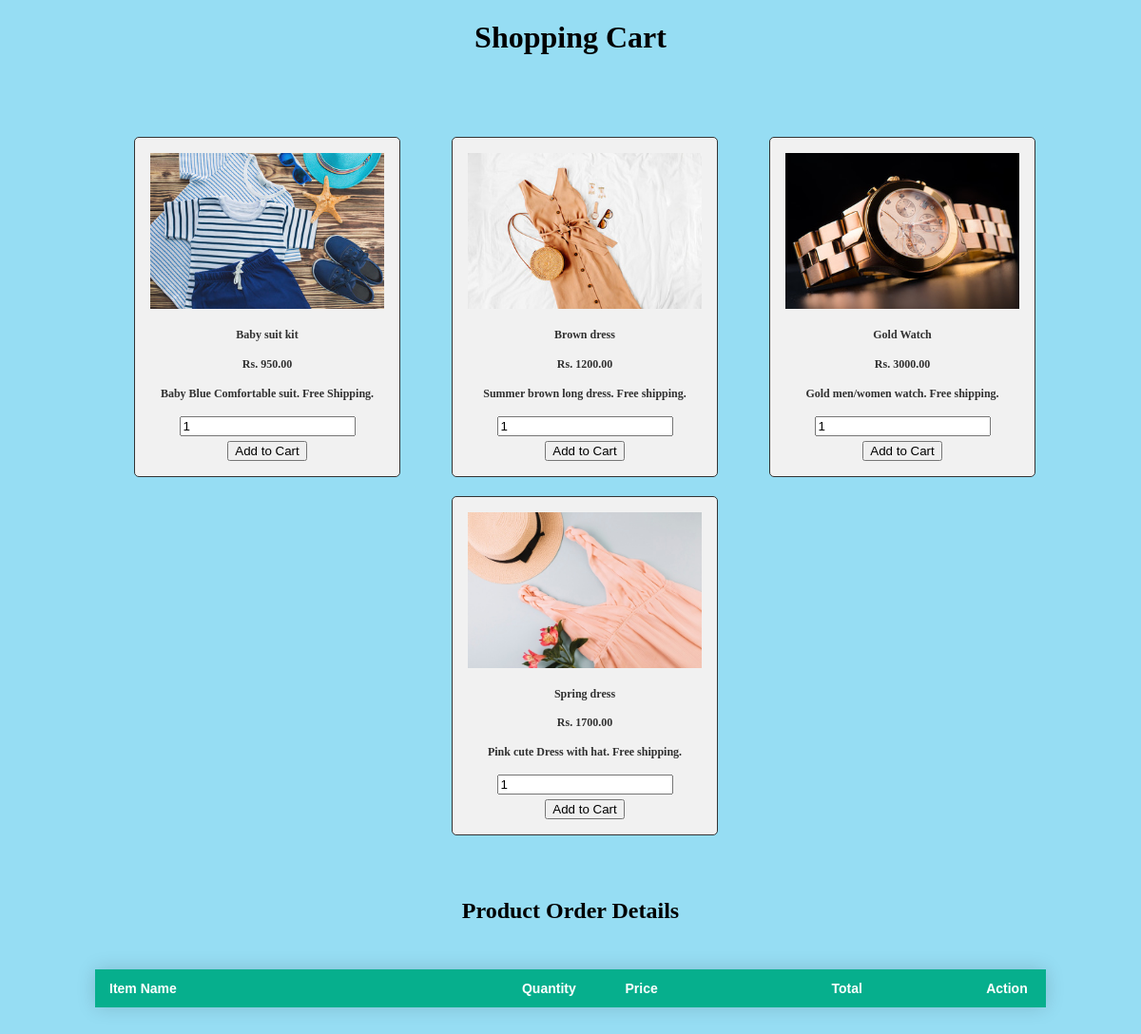
The app's page /cart.php with its own data.
### tables this page shows
CREATE TABLE IF NOT EXISTS `product` (
  `id` int(11) NOT NULL AUTO_INCREMENT,
  `name` varchar(255) NOT NULL,
  `image` varchar(255) NOT NULL,
  `price` double(10,2) NOT NULL,
  `description` text NOT NULL,
  PRIMARY KEY (`id`)
);

### cart.php (the view, shortened to what this page needs)
<?php
$connection = mysqli_connect("localhost", "root", "", "fashion");
?>
<!DOCTYPE html>
<html>
	<head>
        <link href="style.css" rel="stylesheet">
	</head>
	<body style = "background-color:#96ddf3">
			<h1 align="center">Shopping Cart</a></h1><br />
			<br /><br />
            <div class="container ">
            <?php
				$query = "SELECT * FROM product ORDER BY id ASC";
				$result = mysqli_query($connection, $query);
				if(mysqli_num_rows($result) > 0)
				{
					while($row = mysqli_fetch_array($result))
					{
                ?>
                <div class="medew" style = "background-color:#96ddf3">
                    <form method="post" action="cart.php?action=add&id=<?php echo $row["id"]; ?>">
                        <div style="border:1px solid #333; background-color:#f1f1f1; border-radius:5px; padding:16px;" align="center">
                            <img src="images/<?php echo $row["image"]; ?>" class="product-img" /><br />
                            <h4 class="text-name"><?php echo $row["name"]; ?></h4>
                            <h4 class="text-price">Rs. <?php echo $row["price"]; ?></h4>
                            <h4 class="text-description"><?php echo $row["description"]; ?></h4>
                            <input type="text" name="quantity" value="1" class="form-control" />
                            <input type="submit" name="add_to_cart" style="margin-top:5px;" class="btn btn-success" value="Add to Cart" />
                        </div>
                    </form>
                </div>
			<?php
					}
				}
            ?>
            </div>
			<br>
			<br />
			<div class="cart-table2">
            <h2 align="center">Product Order Details</h2>
            <br>
				<table class="cart-table">
                <thead>
					<tr>
						<th width="40%">Item Name</th>
						<th width="10%">Quantity</th>
						<th width="20%">Price</th>
						<th width="15%">Total</th>
						<th width="5%">Action</th>
                    </tr>
                </thead>
				</table>
			</div>
	<br />
	</body>
</html>

### style.css (style rules this page uses)
body { margin: 0; padding: 0; width: 100%; height: 100%; background: #f1f5f7; }
.cart-table { max-width: 100%; margin-bottom: 50px; margin-bottom: 20px; border-collapse: collapse; margin: 25px 0; font-size: 14px; font-family: Arial; min-width: 400px; box-shadow: 0 0 20px rgba(0, 0, 0, 0.15); }
.cart-table thead tr { background-color: #06af8d; color: #ffffff; text-align: left; }
.cart-table th, .cart-table td { padding: 12px 15px; }
.product-img { width: 100%; }
.cart-table { margin: 10px 100px; }
.container { margin: 0 auto; text-align: center; display: block; }
.medew { background-repeat: no-repeat; background-color: #fff; background-position: 5px 0px; color: #313131; margin: 5px 0 5px 8px; padding: 10px 10px 10px 40px; -moz-border-radius: 2px; -webkit-border-radius: 2px; border-radius: 2px; font-size: 12px; width: 280px; min-height: 45px; display: inline-block; margin: 0 auto; }

### records on screen
product: image (picture), name "Baby suit kit", price "950.00", description "Baby Blue Comfortable suit. Free Shipping."
product: image (picture), name "Brown dress", price "1200.00", description "Summer brown long dress. Free shipping."
product: image (picture), name "Gold Watch", price "3000.00", description "Gold men/women watch. Free shipping."
product: image (picture), name "Spring dress", price "1700.00", description "Pink cute Dress with hat. Free shipping."
